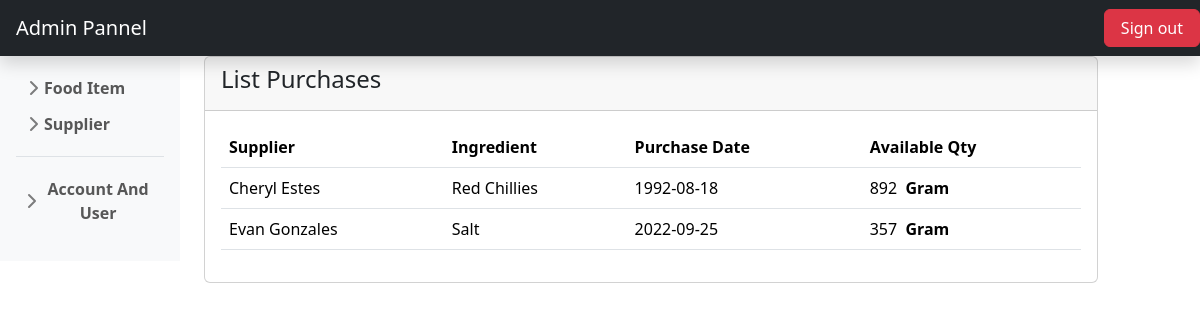
Screenshot of /list_purchase.php with the database file from the repository.
### tables this page shows
CREATE TABLE `purchases` (
  `purchaseId` int(11) NOT NULL,
  `supplierId` int(11) NOT NULL,
  `ingredientId` int(11) NOT NULL,
  `date_purchase` date NOT NULL,
  `quantity` int(11) NOT NULL
);

CREATE TABLE `users` (
  `user_id` int(11) NOT NULL,
  `fullname` varchar(50) NOT NULL,
  `username` varchar(50) NOT NULL,
  `password` varchar(50) NOT NULL,
  `email` varchar(255) NOT NULL,
  `phone` varchar(100) NOT NULL,
  `city` varchar(100) NOT NULL,
  `role` varchar(100) NOT NULL,
  `created_at` timestamp NOT NULL DEFAULT current_timestamp()
);

CREATE TABLE `ingredients` (
  `ingId` int(11) NOT NULL,
  `ingredient` varchar(50) NOT NULL,
  `unit` varchar(50) NOT NULL,
  `qty` int(11) NOT NULL DEFAULT 0,
  `ingcat` varchar(255) NOT NULL,
  `price` int(11) NOT NULL DEFAULT 0,
  `created_at` timestamp NOT NULL DEFAULT current_timestamp()
);

### list_purchase.php (the view, shortened to what this page needs)
<?php
include 'db.php';
$result = mysqli_query($conn, "SELECT * FROM purchases p JOIN users u ON p.supplierId=u.user_id JOIN ingredients i ON  i.ingId = p.ingredientId");
include 'header.php';
?>
<div class="container-fluid mx-0 px-0">
    <div class="row">
        <div class="col-md-2">
            <?php
            include 'nav.php';
            ?>
        </div>
        <div class="col-md-9">
            <div class="card">
                <div class="card-header">
                    <h4>List Purchases</h4>
                </div>
                <div class="card-body">
                    <form method="post">
                        <table class="table">
                            <tr>
                                <th>Supplier</th>
                                <th>Ingredient</th>
                                <th>Purchase Date</th>
                                <th>Available Qty</th>
                            </tr>
                            <?php
                            while ($row = mysqli_fetch_array($result)) {
                            ?>
                                <tr>
                                    <td><?php echo $row['fullname'] ?></td>
                                    <td><?php echo $row['ingredient'] ?></td>
                                    <td><?php echo $row['date_purchase'] ?></td>
                                    <td><?php echo $row['quantity'] . "&nbsp <b>" . $row['unit'] . "</b>" ?></td>
                                </tr>
                            <?php } ?>
                        </table>
                    </form>
                </div>
            </div>
        </div>
    </div>
</div>
<?php
include 'footer.php';
?>

### css/sidebars.css (style rules this page uses)
body { min-height: 100vh; min-height: -webkit-fill-available; }
html { height: -webkit-fill-available; }

### rows the page displays
purchases: supplierId.fullname "Cheryl Estes", ingredientId.ingredient "Red Chillies", date_purchase "1992-08-18", quantity "892", ingredientId.unit "Gram"
purchases: supplierId.fullname "Evan Gonzales", ingredientId.ingredient "Salt", date_purchase "2022-09-25", quantity "357", ingredientId.unit "Gram"
